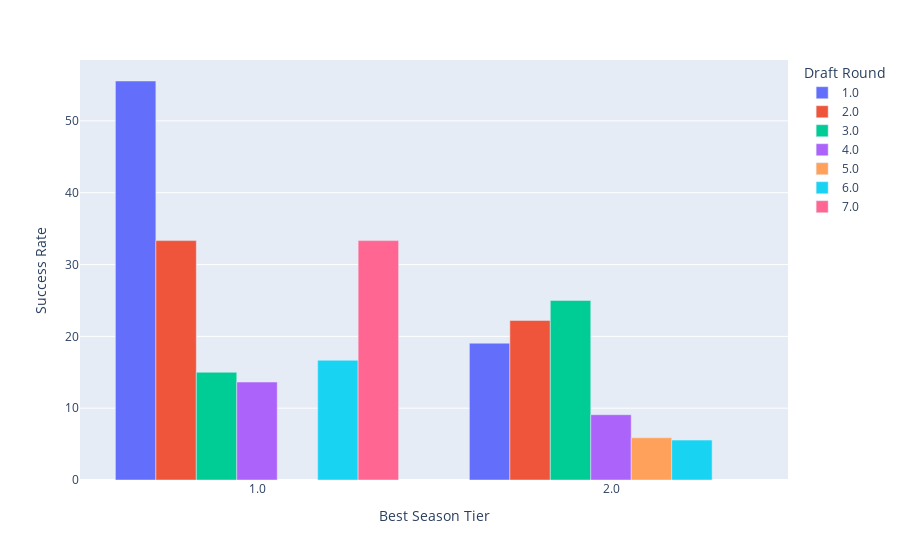

Notebook cell for this chart:
### Code cell
fig = px.bar(df_success, x="Best Season Tier", y="Success Rate",
             color='Draft Round', barmode='group',
             hover_data=['Sample Size of Tier', 'All Players in this Round'],
             )

fig.write_html(f"{save_path}/hit-rate-v-tier-by-round.html")
fig.show()

### Figure 1 — Plotly figure (JSON) as saved in the notebook; plotly's stock layout.template omitted (floating-point values rounded to 4 significant figures)
{"data": [{"alignmentgroup": "True", "customdata": [[35, 63], [12, 63]], "hovertemplate": "Draft Round=1.0<br>Best Season Tier=%{x}<br>Success Rate=%{y}<br>Sample Size of Tier=%{customdata[0]}<br>All Players in this Round=%{customdata[1]}<extra></extra>", "legendgroup": "1.0", "marker": {"color": "#636efa", "pattern": {"shape": ""}}, "name": "1.0", "offsetgroup": "1.0", "orientation": "v", "showlegend": true, "textposition": "auto", "type": "bar", "x": ["1.0", "2.0"], "xaxis": "x", "y": [55.56, 19.05], "yaxis": "y"}, {"alignmentgroup": "True", "customdata": [[6, 18], [4, 18]], "hovertemplate": "Draft Round=2.0<br>Best Season Tier=%{x}<br>Success Rate=%{y}<br>Sample Size of Tier=%{customdata[0]}<br>All Players in this Round=%{customdata[1]}<extra></extra>", "legendgroup": "2.0", "marker": {"color": "#EF553B", "pattern": {"shape": ""}}, "name": "2.0", "offsetgroup": "2.0", "orientation": "v", "showlegend": true, "textposition": "auto", "type": "bar", "x": ["1.0", "2.0"], "xaxis": "x", "y": [33.33, 22.22], "yaxis": "y"}, {"alignmentgroup": "True", "customdata": [[3, 20], [5, 20]], "hovertemplate": "Draft Round=3.0<br>Best Season Tier=%{x}<br>Success Rate=%{y}<br>Sample Size of Tier=%{customdata[0]}<br>All Players in this Round=%{customdata[1]}<extra></extra>", "legendgroup": "3.0", "marker": {"color": "#00cc96", "pattern": {"shape": ""}}, "name": "3.0", "offsetgroup": "3.0", "orientation": "v", "showlegend": true, "textposition": "auto", "type": "bar", "x": ["1.0", "2.0"], "xaxis": "x", "y": [15, 25], "yaxis": "y"}, {"alignmentgroup": "True", "customdata": [[3, 22], [2, 22]], "hovertemplate": "Draft Round=4.0<br>Best Season Tier=%{x}<br>Success Rate=%{y}<br>Sample Size of Tier=%{customdata[0]}<br>All Players in this Round=%{customdata[1]}<extra></extra>", "legendgroup": "4.0", "marker": {"color": "#ab63fa", "pattern": {"shape": ""}}, "name": "4.0", "offsetgroup": "4.0", "orientation": "v", "showlegend": true, "textposition": "auto", "type": "bar", "x": ["1.0", "2.0"], "xaxis": "x", "y": [13.64, 9.091], "yaxis": "y"}, {"alignmentgroup": "True", "customdata": [[1, 17]], "hovertemplate": "Draft Round=5.0<br>Best Season Tier=%{x}<br>Success Rate=%{y}<br>Sample Size of Tier=%{customdata[0]}<br>All Players in this Round=%{customdata[1]}<extra></extra>", "legendgroup": "5.0", "marker": {"color": "#FFA15A", "pattern": {"shape": ""}}, "name": "5.0", "offsetgroup": "5.0", "orientation": "v", "showlegend": true, "textposition": "auto", "type": "bar", "x": ["2.0"], "xaxis": "x", "y": [5.882], "yaxis": "y"}, {"alignmentgroup": "True", "customdata": [[3, 18], [1, 18]], "hovertemplate": "Draft Round=6.0<br>Best Season Tier=%{x}<br>Success Rate=%{y}<br>Sample Size of Tier=%{customdata[0]}<br>All Players in this Round=%{customdata[1]}<extra></extra>", "legendgroup": "6.0", "marker": {"color": "#19d3f3", "pattern": {"shape": ""}}, "name": "6.0", "offsetgroup": "6.0", "orientation": "v", "showlegend": true, "textposition": "auto", "type": "bar", "x": ["1.0", "2.0"], "xaxis": "x", "y": [16.67, 5.556], "yaxis": "y"}, {"alignmentgroup": "True", "customdata": [[3, 9]], "hovertemplate": "Draft Round=7.0<br>Best Season Tier=%{x}<br>Success Rate=%{y}<br>Sample Size of Tier=%{customdata[0]}<br>All Players in this Round=%{customdata[1]}<extra></extra>", "legendgroup": "7.0", "marker": {"color": "#FF6692", "pattern": {"shape": ""}}, "name": "7.0", "offsetgroup": "7.0", "orientation": "v", "showlegend": true, "textposition": "auto", "type": "bar", "x": ["1.0"], "xaxis": "x", "y": [33.33], "yaxis": "y"}], "layout": {"barmode": "group", "legend": {"title": {"text": "Draft Round"}, "tracegroupgap": 0}, "margin": {"t": 60}, "xaxis": {"anchor": "y", "domain": [0, 1], "title": {"text": "Best Season Tier"}}, "yaxis": {"anchor": "x", "domain": [0, 1], "title": {"text": "Success Rate"}}}}
